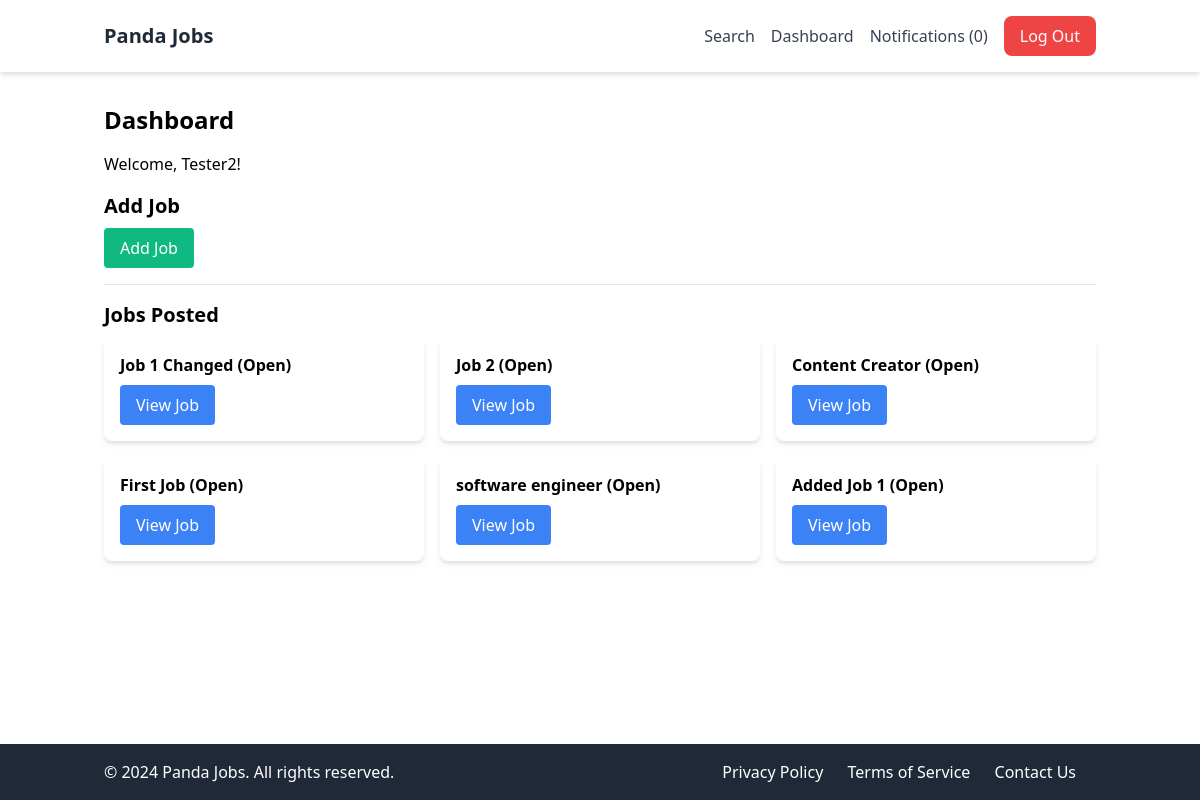
Before: /userprofile/dashboard/ (signed in) with the older database file.
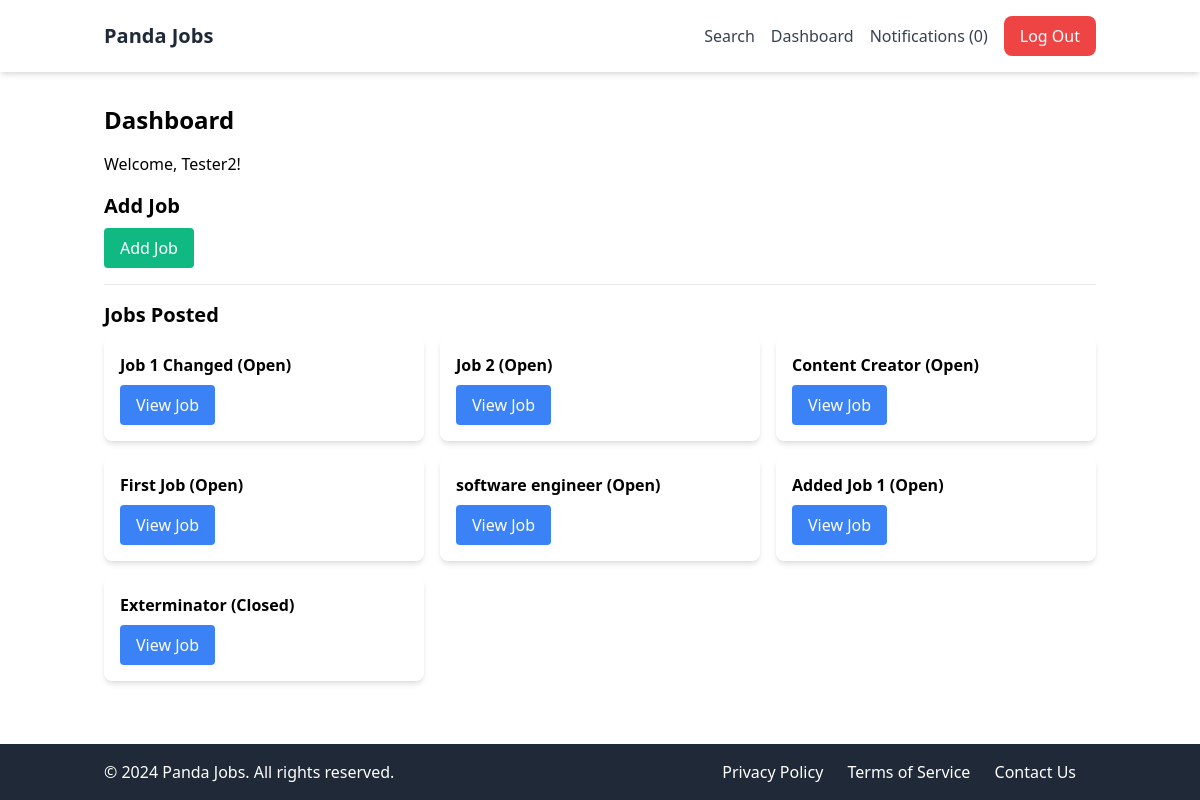
After: the same page with the newer database file.
### apps/jobs/models.py (models this page shows, shortened)
class Job(models.Model):
    SIZE_1_9 = 'size_1_9'
    SIZE_10_49 = 'size_10_49'
    SIZE_50_99 = 'size_50_99'
    SIZE_100 = 'size_100'
    SIZE_CHOICES = (
        (SIZE_1_9, '1-9'),
        (SIZE_10_49, '10-49'),
        (SIZE_50_99, '50-99'),
        (SIZE_100, '100+'),
    )
    OPEN = 'open'
    CLOSED = 'closed'
    ARCHIVED = 'archived'
    STATUS_CHOICES = (
        (OPEN, 'Open'),
        (CLOSED, 'Closed'),
        (ARCHIVED, 'Archived'),
    )
    title = models.CharField(max_length=100)
    summary = models.TextField()
    full_description = models.TextField()
    company_name = models.CharField(max_length=100)
    company_location = models.CharField(max_length=100, blank=True, null=True)
    company_size = models.CharField(max_length=20, choices=SIZE_CHOICES, default=SIZE_1_9)
    created_by= models.ForeignKey(User, related_name='jobs', on_delete=models.CASCADE)
    created_at = models.DateTimeField(auto_now_add=True)
    updated_at = models.DateTimeField(auto_now=True)
    status = models.CharField(max_length=20, choices=STATUS_CHOICES, default=OPEN)

### apps/userprofile/views.py (the view)
# urls.py: path('dashboard/', dashboard, name='dashboard'),
@login_required
def dashboard(request):
    return render(request, 'dashboard.html', {'userprofile':request.user.userprofile})

### apps/notifications/context_processors.py (called while the page is built)
def notification(request):
    if request.user.is_authenticated:
        return {'notifications': request.user.notifications.filter(is_read=False)}
    else:
        return {'notifications': []}

### apps/userprofile/templates/dashboard.html (shortened to what this page needs)
{% extends 'base.html' %}
{% block content %}
    <h1 class="text-2xl font-bold mb-4">Dashboard</h1>
    <p class="mb-4">Welcome, {{ request.user.username }}!</p>
    {% if userprofile.is_employer %}
        <h2 class="text-xl font-semibold mb-2">Add Job</h2>
        <a href="{% url 'add_job' %}" class="inline-block px-4 py-2 bg-green-500 text-white rounded hover:bg-green-600 transition duration-300">Add Job</a>
        <hr class="my-4">
        <h2 class="text-xl font-semibold mb-2">Jobs Posted</h2>
        {% if request.user.jobs.all %}
            <div class="grid grid-cols-1 md:grid-cols-2 lg:grid-cols-3 gap-4">
                {% for job in request.user.jobs.all %}
                    <div class="bg-white p-4 rounded-lg shadow-md">
                        <p class="font-semibold">{{ job.title }} ({{ job.get_status_display }})</p>
                        <a href="{% url 'view_dashboard_job' job.id %}" class="inline-block mt-2 px-4 py-2 bg-blue-500 text-white rounded hover:bg-blue-600 transition duration-300 hover:shadow-md">View Job</a>
                    </div>
                {% endfor %}
            </div>
        {% else %}
            <p class="mt-4">You don't have any jobs yet.</p>
        {% endif %}
    {% endif %}
{% endblock %}

Changed rows visible on the page:
added Job: title "Exterminator", status "Closed"
